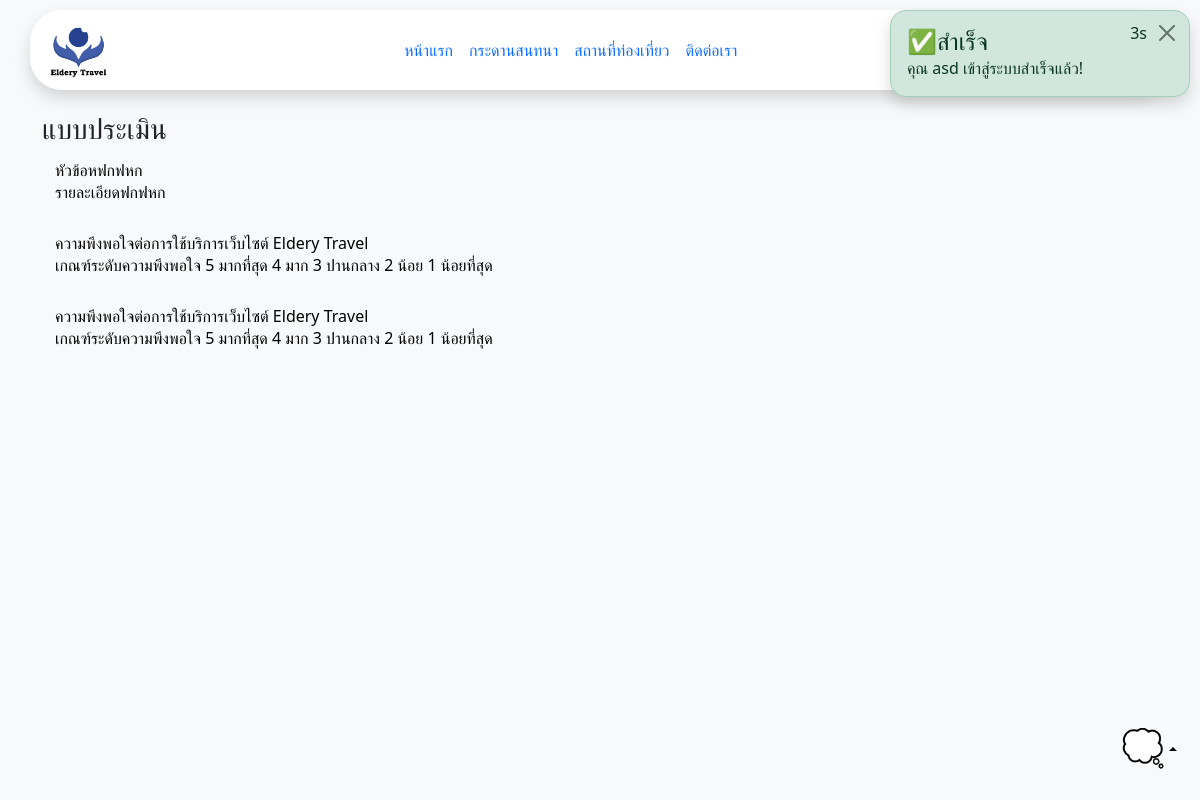
/ (signed in), run on the app's committed database.
### tables this page shows
CREATE TABLE `assessments` (
  `a_id` int(11) NOT NULL,
  `title` varchar(255) NOT NULL,
  `description` varchar(255) NOT NULL,
  `questions` longtext NOT NULL,
  `created_at` timestamp NOT NULL DEFAULT current_timestamp(),
  `updated_at` timestamp NULL DEFAULT NULL
);

### index.php (the view, shortened to what this page needs)
<?php
require_once "util/link.php";
if(isset($_SESSION["user_login"])){
    $row = sql("SELECT * FROM users WHERE user_id = ?",[$_SESSION["user_login"]])->fetch();
}elseif(isset($_SESSION["admin_login"])){
    msg("warning","⚠คำเตือน","ไม่สามารถเข้าถึงหน้านี้ได้","./admin/");
}
?>
<!DOCTYPE html>
<html lang="en">
<head>
</head>
<body class='bg-light'>
    <?php require_once "./components/nav.php"; ?>
    <?php require_once "./components/chat.php"; ?>
    <?php
    if(isset($_SESSION["user_login"])){ ?>
    <div class='container' style='margin-top:7rem'>
        <h3>แบบประเมิน</h3>
       <div class='d-flex flex-column align-items-start mt-2'>
        <?php
            $fetch_assessment = sql("SELECT * FROM assessments");
            while($assessment = $fetch_assessment->fetch()){
                $check = sql("SELECT * FROM assessment_responses WHERE user_id = ? AND a_id = ?",[$row["user_id"],$assessment["a_id"]])->fetch();
                 ?>
                <button onclick='$.ajax({url: "api/assessment.php?addVisit&a_id=<?= $assessment["a_id"]; ?>",type: "POST",success: (data) =>{console.log(data)}})' class="btn btn-light text-start position-relative <?= $check ? "disabled" : "" ?>" data-bs-toggle="modal" data-bs-target="#assessment-<?= $assessment["a_id"]; ?>">
                    <h6><?= $assessment["title"]; ?></h6>
                    <p><?= $assessment["description"]; ?></p>
                </button>
            <?php } ?>
       </div>
    </div>
    <?php } ?>
</body>
</html>

### data on the page
assessments: title "หัวข้อหฟกฟหก", description "รายละเอียดฟกฟหก"
assessments: title "ความพึงพอใจต่อการใช้บริการเว็บไซต์ Eldery Travel", description "เกณฑ์ระดับความพึงพอใจ 5 มากที่สุด 4 มาก 3 ปานกลาง 2 น้อย 1 น้อยที่สุด"
assessments: title "ความพึงพอใจต่อการใช้บริการเว็บไซต์ Eldery Travel", description "เกณฑ์ระดับความพึงพอใจ 5 มากที่สุด 4 มาก 3 ปานกลาง 2 น้อย 1 น้อยที่สุด"

### other printed values
$_SESSION[$type][0] "✅สำเร็จ"
$_SESSION[$type][1] "คุณ asd เข้าสู่ระบบสำเร็จแล้ว!"
